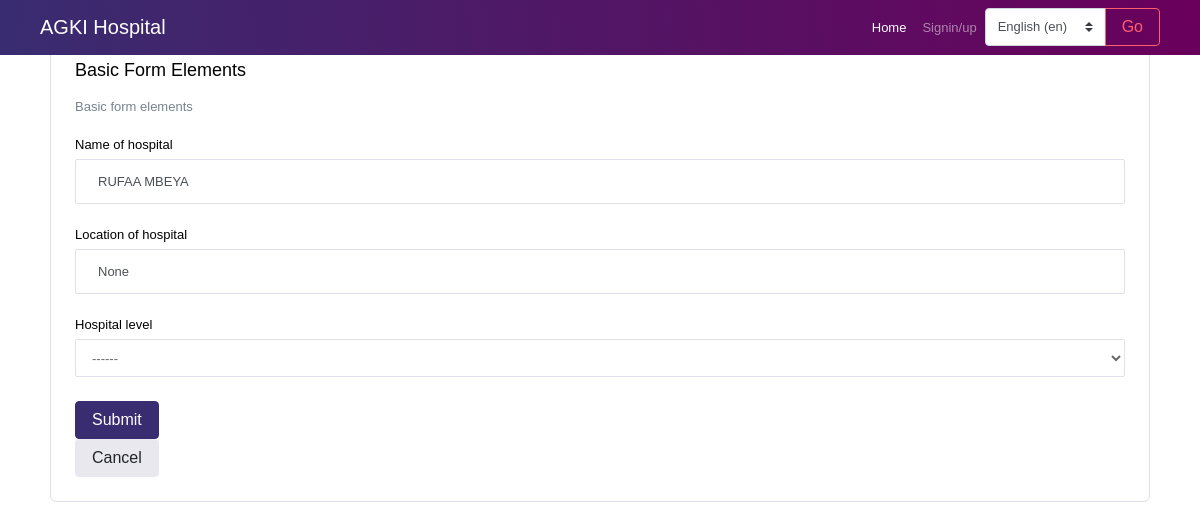
Screenshot of /hospitalEdit/6/ with the database file from the repository.
### app/models.py (models this page shows, shortened)
class HospitalRegistrationModel(models.Model):
    name = models.CharField(max_length=20)
    level = models.CharField(max_length=20)
    location = models.CharField(max_length=20,null=True,blank=True)
    region = models.CharField(max_length=20,null=True,blank=True)
    district = models.CharField(max_length=20,null=True,blank=True)
    ward = models.CharField(max_length=20,null=True,blank=True)
    street = models.CharField(max_length=20,null=True,blank=True)
    service = models.CharField(max_length=20,null=True,blank=True)
    registerd_time = models.DateTimeField(auto_now_add=True,null=True,blank=True)

### app/views.py (the view)
# urls.py: path('hospitalEdit/<int:id>/', views.hospitalEdit,name='hospitalEdit'),
def hospitalEdit(request,id):
    s = HospitalRegistrationModel.objects.get(id=id)
    form = HospitalEditForm(instance=s)
    if request.method=='POST':
        form = HospitalEditForm(request.POST,instance=s)
        if form.is_valid():
            form.save()
            return redirect('registeredHosptal')
    context = {
            'form':form,
            's':s
         }
    return render(request,'app/hospitalEdit.html',context)

### app/forms.py
class HospitalEditForm(forms.ModelForm):
    class Meta:
        model = HospitalRegistrationModel
        fields = ['name','level','location']

### app/templates/app/hospitalEdit.html (shortened to what this page needs)
{% extends 'app/base.html' %}
{%block content%}
<br>
<div class="container">
<div class="col-12 grid-margin stretch-card">
    <div class="card">
        <div class="card-body">
            <h4 class="card-title">Basic form elements</h4>
            <p class="card-description">
              Basic form elements
            </p>
            <form class="forms-sample" method='POST'>
              <div class="form-group">
                <label for="name">Name of hospital</label>
                <input type="text" class="form-control" name="name" value="{{s.name}}">
              </div>
              <div class="form-group">
                <label for="location">Location of hospital</label>
                <input type="text" class="form-control" name="location" value="{{s.location}}">
              </div>
              <div class="form-group">
                <label for="level">Hospital level</label>
                  <select class="form-control" name="level" value="{{s.level}}">
                    <option>------</option>
                  </select>
                </div>
              <button type="submit" class="btn btn-primary mr-2">Submit</button>
            </form>
            <a href="{% url 'registeredHosptal' %}"><button class="btn btn-light">Cancel</button></a>
        </div>
    </div>
</div>
</div>
{%endblock%}

### rows the page displays
HospitalRegistrationModel: name "RUFAA MBEYA", location "None", level "------"

### other values shown
form field language "English (en)"
